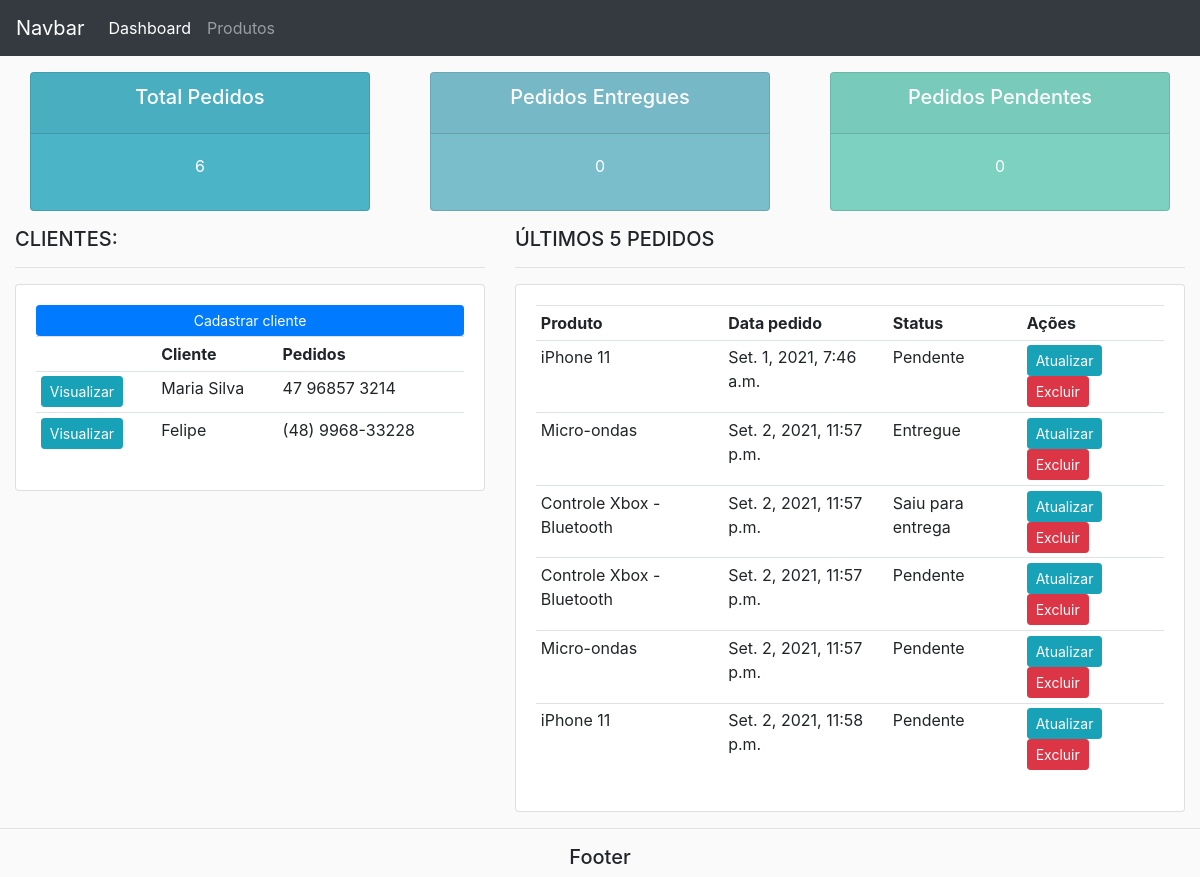
The app's page /, older data.
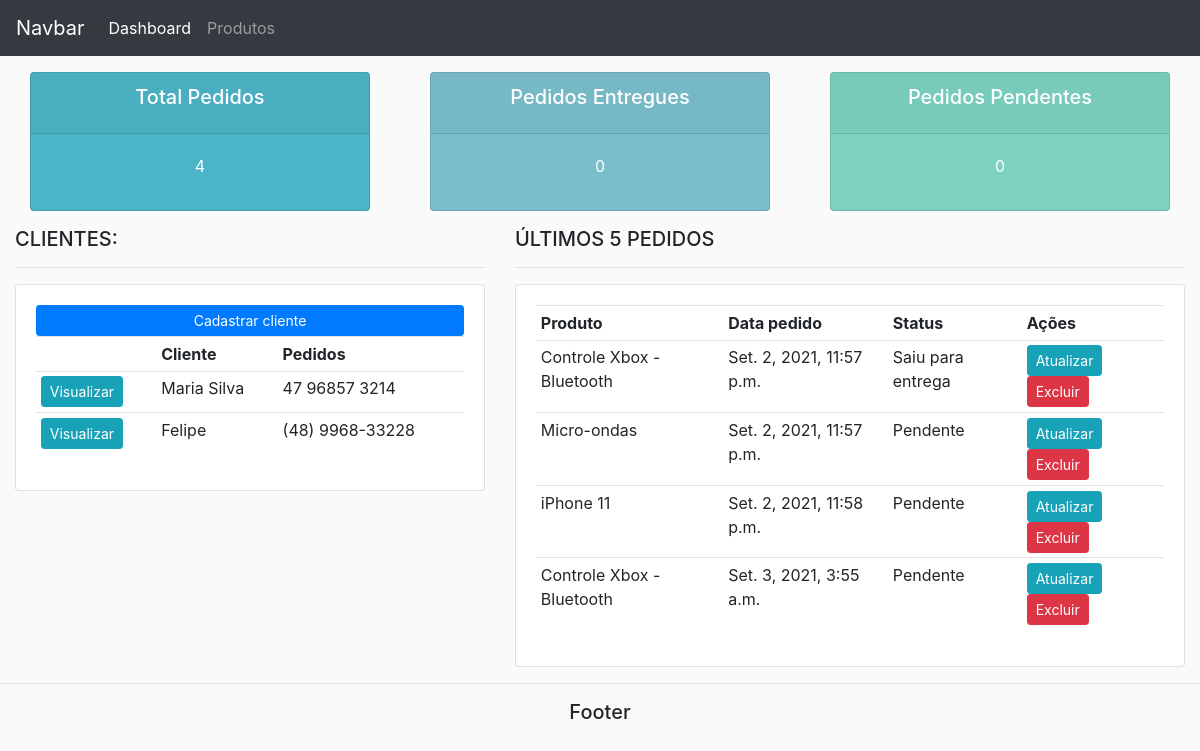
The same page, newer data.
### accounts/models.py (models this page shows, shortened)
class Customer(models.Model):
    name = models.CharField(max_length=100, null=True)
    phone = models.CharField(max_length=25, null=True)
    email = models.CharField(max_length=100, null=True)
    date_created = models.DateTimeField(auto_now_add=True, null=True)

class Order(models.Model):
    STATUS = (
        ('Pendente', 'Pendente'),
        ('Saiu para entrega', 'Saiu para entrega'),
        ('Entregue', 'Entregue'),
    )
    customer = models.ForeignKey(
        Customer, null=True, on_delete=models.SET_NULL)
    product = models.ForeignKey(Product, null=True, on_delete=models.SET_NULL)
    date_created = models.DateTimeField(auto_now_add=True, null=True)
    status = models.CharField(
        max_length=100, null=True, choices=STATUS)
    note = models.TextField(null=True, blank=True)

class Product(models.Model):
    name = models.CharField(max_length=200, null=True)
    price = models.FloatField(null=True)
    category = models.ForeignKey(Category, on_delete=models.CASCADE)
    description = models.CharField(max_length=200, null=True, blank=True)
    date_created = models.DateTimeField(auto_now_add=True, null=True)
    tag = models.ManyToManyField(Tag)
    def __str__(self):
        return self.name

### accounts/views.py (the view)
# urls.py: path('', views.home, name='home'),
def home(request):
    orders = Order.objects.all()
    customers = Customer.objects.all()
    total_customers = customers.count()
    total_orders = orders.count()
    delivered = orders.filter(status='Delivered').count()
    pending = orders.filter(status='Pending').count()
    context = {'orders': orders, 'customers': customers,
               'total_customers': total_customers,
               'total_orders': total_orders,
               'pending': pending, 'delivered': delivered}
    return render(request, 'accounts/dashboard.html', context)

### accounts/templates/accounts/dashboard.html
{% extends 'accounts/main.html' %} {% block content %}
{% include 'accounts/status.html' %}
<div class="row">
  <div class="col-md-5">
    <h5>CLIENTES:</h5>
    <hr />
    <div class="card card-body">
      <a href="" class="btn btn-primary btn-sm btn-block">Cadastrar cliente</a>
      <table class="table table-sm">
        <tr>
          <th></th>
          <th>Cliente</th>
          <th>Pedidos</th>
        </tr>
        {% for customer in customers %}
        <tr>
          <td>
            <a
              class="btn btn-sm btn-info"
              href="{% url 'customer' customer.id %}"
              >Visualizar</a
            >
          </td>
          <td>{{ customer.name }}</td>
          <td>{{ customer.phone }}</td>
        </tr>
        {% endfor %}
      </table>
    </div>
  </div>
  <div class="col-md-7">
    <h5>ÚLTIMOS 5 PEDIDOS</h5>
    <hr />
    <div class="card card-body">
      <table class="table table-sm">
        <tr>
          <th>Produto</th>
          <th>Data pedido</th>
          <th>Status</th>
          <th>Ações</th>
        </tr>
        {% for order in orders %}
        <tr>
          <td>{{ order.product }}</td>
          <td>{{ order.date_created }}</td>
          <td>{{ order.status }}</td>
          <td>
            <a
              class="btn btn-sm btn-info"
              href="{% url 'update_order' order.id %}"
              >Atualizar</a
            >
            <a
              class="btn btn-sm btn-danger"
              href="{% url 'delete_order' order.id %}"
              >Excluir</a
            >
          </td>
        </tr>
        {% endfor %}
      </table>
    </div>
  </div>
</div>
{%endblock %}

### accounts/templates/accounts/main.html (shortened to what this page needs)
{% load static %}
<!DOCTYPE html>
<html lang="pt-br">
  <head>
    <link
      rel="stylesheet"
      href="https://cdn.jsdelivr.net/npm/bootstrap@4.6.0/dist/css/bootstrap.min.css"
    />
    <link
      rel="stylesheet"
      href="https://cdnjs.cloudflare.com/ajax/libs/font-awesome/5.15.4/css/all.min.css"
    />
    <link rel="stylesheet" href="{% static '/css/main.css' %}" />
  </head>
  <body>
    {% include 'accounts/navbar.html' %}
    <div class="container-fluid mt-3">{% block content %} {% endblock %}</div>
    <hr />
    <h5 class="text-center">Footer</h5>
  </body>
</html>

### accounts/templates/accounts/navbar.html (shortened to what this page needs)
<nav class="navbar navbar-expand-lg navbar-dark bg-dark">
  <a class="navbar-brand" href="#">Navbar</a>
  <div class="collapse navbar-collapse" id="navbarSupportedContent">
    <ul class="navbar-nav mr-auto">
      <li class="nav-item active">
        <a class="nav-link" href="{% url 'home' %}"
          >Dashboard <span class="sr-only">(current)</span></a
        >
      </li>
      <li class="nav-item">
        <a class="nav-link" href="{% url 'products' %}">Produtos</a>
      </li>
    </ul>
  </div>
</nav>

### accounts/templates/accounts/status.html
<div class="row">
  <div class="col">
    <div class="col-md">
      <div class="card text-center text-white mb-3" id="total-orders">
        <div class="card-header">
          <h5 class="card-title">Total Pedidos</h5>
        </div>
        <div class="card-body">
          <div class="card-title">{{total_orders}}</div>
        </div>
      </div>
    </div>
  </div>
  <div class="col">
    <div class="col-md">
      <div class="card text-center text-white mb-3" id="orders-delivered">
        <div class="card-header">
          <h5 class="card-title">Pedidos Entregues</h5>
        </div>
        <div class="card-body">
          <div class="card-title">{{delivered}}</div>
        </div>
      </div>
    </div>
  </div>
  <div class="col">
    <div class="col-md">
      <div class="card text-center text-white mb-3" id="orders-pending">
        <div class="card-header">
          <h5 class="card-title">Pedidos Pendentes</h5>
        </div>
        <div class="card-body">
          <div class="card-title">{{pending}}</div>
        </div>
      </div>
    </div>
  </div>
</div>

### static/css/main.css (style rules this page uses)
body { background-color: #fafafa; }
#total-orders { background-color: #4cb4c7; }
#orders-delivered { background-color: #7abecc; }
#orders-pending { background-color: #7cd1c0; }

Row changes from the older to the newer data that the page shows:
removed Order: product "iPhone 11", date_created "Set. 1, 2021, 7:46 a.m.", status "Pendente"
removed Order: product "Micro-ondas", date_created "Set. 2, 2021, 11:57 p.m.", status "Entregue"
removed Order: product "Controle Xbox - Bluetooth", date_created "Set. 2, 2021, 11:57 p.m.", status "Pendente"
added Order: product "Controle Xbox - Bluetooth", date_created "Set. 3, 2021, 3:55 a.m.", status "Pendente"
Text that changed along with them:
{{ total_orders }}: "6" → "4"
